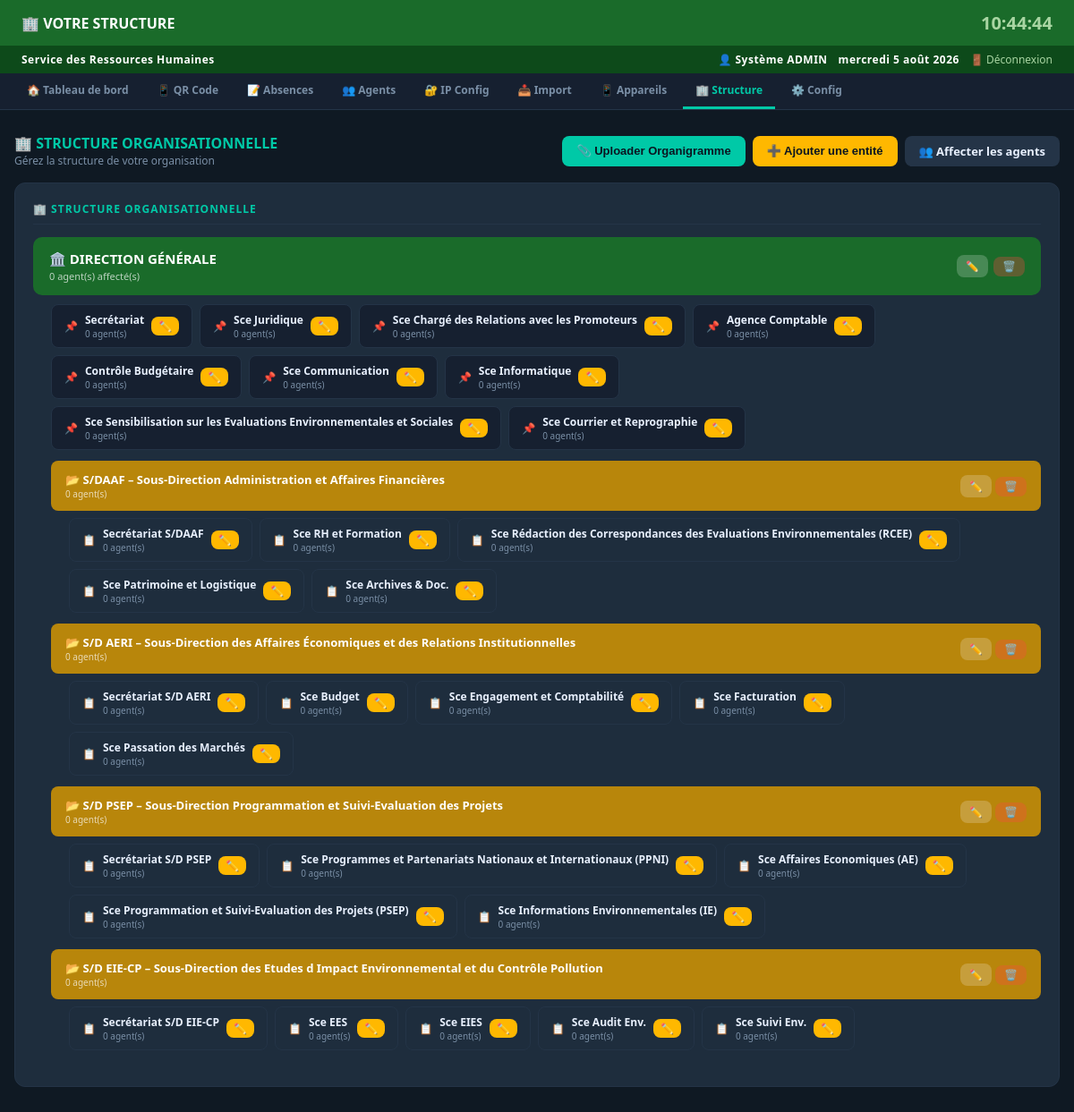
Screenshot of /organigramme (signed in) with the database file from the repository.
### tables this page shows
CREATE TABLE config (
                cle TEXT PRIMARY KEY, valeur TEXT
            );

CREATE TABLE structure_org (
        id INTEGER PRIMARY KEY AUTOINCREMENT,
        nom TEXT NOT NULL,
        type TEXT NOT NULL,  -- direction, sous_direction, service, departement
        parent_id INTEGER DEFAULT NULL,
        description TEXT DEFAULT '',
        ordre INTEGER DEFAULT 0,
        actif INTEGER DEFAULT 1,
        date_creation TEXT DEFAULT (datetime('now','localtime')),
        FOREIGN KEY (parent_id) REFERENCES structure_org(id)
    );

### app.py (the view)
@app.route("/organigramme")
@admin_required
def organigramme():
    with get_conn() as conn:
        conn.execute("""CREATE TABLE IF NOT EXISTS organigrammes (
            id INTEGER PRIMARY KEY AUTOINCREMENT,
            nom TEXT NOT NULL, fichier_path TEXT NOT NULL,
            type_fichier TEXT DEFAULT 'image',
            date_upload TEXT DEFAULT (datetime('now','localtime'))
        )""")
        conn.commit()
        orgs = [dict(r) for r in conn.execute(
            "SELECT * FROM organigrammes ORDER BY date_upload DESC").fetchall()]
    structure, all_items = get_structure_tree()
    return render_template("organigramme.html",
        structure=structure, organigrammes=orgs, all_structure=all_items)

### app.py (called while the page is built)
def get_conn():
    conn = sqlite3.connect(DB_PATH)
    conn.row_factory = sqlite3.Row
    conn.execute("PRAGMA journal_mode=WAL")
    return conn

def get_config():
    with get_conn() as conn:
        return {r["cle"]:r["valeur"] for r in conn.execute("SELECT * FROM config").fetchall()}

def admin_required(f):
    @wraps(f)
    def decorated(*args, **kwargs):
        if "user_id" not in session:
            return redirect(url_for("login"))
        if session.get("user_role") != "admin":
            flash("Accès réservé aux administrateurs.","error")
            return redirect(url_for("dashboard"))
        return f(*args, **kwargs)
    return decorated

@app.context_processor
def inject_config():
    cfg = get_config()
    return {"cfg": cfg, "current_user": session.get("user_nom",""),
            "current_role": session.get("user_role",""),
            "is_admin": session.get("user_role")=="admin"}

### templates/organigramme.html (shortened to what this page needs)
{% extends "base.html" %}
{% block content %}
<main>
<div style="display:flex;align-items:center;justify-content:space-between;margin-bottom:16px;flex-wrap:wrap;gap:10px">
  <div>
    <h2 style="font-size:16px;font-weight:700;color:var(--accent)">🏢 STRUCTURE ORGANISATIONNELLE</h2>
    <div style="font-size:12px;color:var(--text-dim)">Gérez la structure de votre organisation</div>
  </div>
  <div style="display:flex;gap:8px;flex-wrap:wrap">
    <button onclick="document.getElementById('modalUpload').style.display='flex'"
            class="btn btn-primary">📎 Uploader Organigramme</button>
    <button onclick="document.getElementById('modalAdd').style.display='flex'"
            class="btn btn-warning">➕ Ajouter une entité</button>
    <a href="{{ url_for('agents') }}" class="btn btn-dim">👥 Affecter les agents</a>
  </div>
</div>
<div class="card">
  <div class="card-title">🏢 STRUCTURE ORGANISATIONNELLE</div>
  {% for direction in structure %}
  <div style="margin-bottom:20px">
    <div style="background:var(--green, #1A6B2A);border-radius:10px;padding:14px 18px;
                display:flex;align-items:center;justify-content:space-between;margin-bottom:10px">
      <div>
        <div style="font-size:15px;font-weight:700;color:white">🏛️ {{ direction.nom }}</div>
        <div style="font-size:11px;color:rgba(255,255,255,.7);margin-top:2px">
          {{ direction.nb_agents }} agent(s) affecté(s)
        </div>
      </div>
      <div style="display:flex;gap:6px">
        <a href="{{ url_for('modifier_structure', sid=direction.id) }}"
           class="btn btn-sm" style="background:rgba(255,255,255,.2);color:white;border:none">✏️</a>
        <form method="post" action="{{ url_for('supprimer_structure', sid=direction.id) }}"
              onsubmit="return confirm('Supprimer ?')" style="display:inline">
          <button type="submit" class="btn btn-sm"
                  style="background:rgba(255,68,68,.3);color:white;border:none">🗑️</button>
        </form>
      </div>
    </div>
    {% if direction.services %}
    <div style="margin-left:20px;margin-bottom:12px;display:flex;flex-wrap:wrap;gap:8px">
      {% for s in direction.services %}
      <div style="background:var(--panel);border:1px solid var(--border);border-radius:8px;
                  padding:8px 14px;font-size:12px;display:flex;align-items:center;gap:8px">
        <span style="color:var(--accent)">📌</span>
        <div>
          <div style="font-weight:600;color:var(--text)">{{ s.nom }}</div>
          <div style="font-size:10px;color:var(--text-dim)">{{ s.nb_agents }} agent(s)</div>
        </div>
        <a href="{{ url_for('modifier_structure', sid=s.id) }}"
           class="btn btn-sm btn-warning" style="padding:2px 8px">✏️</a>
      </div>
      {% endfor %}
    </div>
    {% endif %}
    {% for sd in direction.sous_directions %}
    <div style="margin-left:20px;margin-bottom:12px">
      <div style="background:#B8860B;border-radius:8px;padding:12px 16px;
                  display:flex;align-items:center;justify-content:space-between;margin-bottom:8px">
        <div>
          <div style="font-size:13px;font-weight:700;color:white">📂 {{ sd.nom }}</div>
          <div style="font-size:10px;color:rgba(255,255,255,.7)">{{ sd.nb_agents }} agent(s)</div>
        </div>
        <div style="display:flex;gap:4px">
          <a href="{{ url_for('modifier_structure', sid=sd.id) }}"
             class="btn btn-sm" style="background:rgba(255,255,255,.2);color:white;border:none">✏️</a>
          <form method="post" action="{{ url_for('supprimer_structure', sid=sd.id) }}"
                onsubmit="return confirm('Supprimer ?')" style="display:inline">
            <button type="submit" class="btn btn-sm"
                    style="background:rgba(255,68,68,.3);color:white;border:none">🗑️</button>
          </form>
        </div>
      </div>
      {% if sd.services %}
      <div style="margin-left:20px;display:flex;flex-wrap:wrap;gap:8px">
        {% for s in sd.services %}
        <div style="background:var(--card);border:1px solid var(--border);border-radius:8px;
                    padding:8px 14px;font-size:12px;display:flex;align-items:center;gap:8px">
          <span style="color:#B8860B">📋</span>
          <div>
            <div style="font-weight:600;color:var(--text)">{{ s.nom }}</div>
            <div style="font-size:10px;color:var(--text-dim)">{{ s.nb_agents }} agent(s)</div>
          </div>
          <a href="{{ url_for('modifier_structure', sid=s.id) }}"
             class="btn btn-sm btn-warning" style="padding:2px 8px">✏️</a>
        </div>
        {% endfor %}
      </div>
      {% endif %}
    </div>
    {% endfor %}
  </div>
  {% endfor %}
</div>
</main>
{% endblock %}

### templates/base.html (shortened to what this page needs)
<!DOCTYPE html>
<html lang="fr">
<head>
</head>
<body>
<div class="header-text">
  <h1>🏢 {{ cfg.structure_nom }}</h1>
  <div class="header-time" id="clock">--:--:--</div>
</div>
<div class="service-bar">
  <span>{{ cfg.structure_service }}</span>
  <div class="user-info">
    <span>👤 {{ current_user }}</span>
    <span id="date-str"></span>
    <a href="{{ url_for('logout') }}">🚪 Déconnexion</a>
  </div>
</div>
<nav>
  <a href="{{ url_for('dashboard') }}" class="{{ 'active' if request.endpoint=='dashboard' }}">🏠 Tableau de bord</a>
  <a href="{{ url_for('pointage_qr') }}" class="{{ 'active' if request.endpoint=='pointage_qr' }}" target="_blank">📱 QR Code</a>
  <a href="{{ url_for('absences') }}" class="{{ 'active' if request.endpoint=='absences' }}">📝 Absences</a>
  <a href="{{ url_for('agents') }}" class="{{ 'active' if request.endpoint=='agents' }}">👥 Agents</a>
  {% if is_admin %}
  <a href="{{ url_for('config_ip') }}" class="{{ 'active' if request.endpoint=='config_ip' }}">🔐 IP Config</a>
  <a href="{{ url_for('importer_agents') }}" class="{{ 'active' if request.endpoint=='importer_agents' }}">📥 Import</a>
  <a href="{{ url_for('appareils') }}" class="{{ 'active' if request.endpoint in ['appareils','appareils_exclus'] }}">📱 Appareils</a>
  <a href="{{ url_for('organigramme') }}" class="{{ 'active' if request.endpoint in ['organigramme','modifier_structure'] }}">🏢 Structure</a>
  <a href="{{ url_for('configuration') }}" class="{{ 'active' if request.endpoint=='configuration' }}">⚙️ Config</a>
  {% endif %}
</nav>
{% block content %}{% endblock %}
</body>
</html>

### templates/base.html (style rules this page uses)
* { box-sizing:border-box;margin:0;padding:0 }
:root { --green:#1A6B2A;--green-dark:#0D4A1A;--accent:#00C9A7;--bg:#0F1923;--panel:#162030;--card:#1E2D3D;--border:#243447;--text:#E8F0FE;--text-dim:#7A8FA6;--danger:#FF4444;--warning:#FFB800;--success:#4CAF50;--orange:#FF6B35 }
body { font-family:'Segoe UI',Arial,sans-serif;background:var(--bg);color:var(--text);min-height:100vh }
.header-text { background:var(--green);padding:12px 24px;display:flex;justify-content:space-between;align-items:center }
.header-text h1 { font-size:16px;font-weight:700;color:white }
.header-time { font-size:20px;font-weight:700;color:#A8D5A2 }
.service-bar { background:var(--green-dark);padding:7px 24px;display:flex;justify-content:space-between;align-items:center;font-size:12px }
.service-bar span { color:white;font-weight:700;letter-spacing:.5px }
.service-bar .user-info { color:#A8D5A2;display:flex;gap:12px;align-items:center }
.service-bar a { color:#A8D5A2;text-decoration:none }
nav { background:var(--panel);border-bottom:1px solid var(--border);display:flex;align-items:center;gap:4px;padding:0 16px;overflow-x:auto }
nav a { display:flex;align-items:center;gap:6px;color:var(--text-dim);text-decoration:none;padding:10px 14px;font-size:12px;font-weight:600;border-bottom:3px solid transparent;white-space:nowrap;transition:all .2s }
nav a.active { color:var(--accent);border-bottom-color:var(--accent) }
main { padding:16px }
.card { background:var(--card);border-radius:12px;border:1px solid var(--border);padding:20px;margin-bottom:16px }
.card-title { font-size:12px;font-weight:700;color:var(--accent);text-transform:uppercase;letter-spacing:1px;margin-bottom:14px;padding-bottom:8px;border-bottom:1px solid var(--border) }
.btn { display:inline-flex;align-items:center;gap:6px;padding:8px 16px;border-radius:8px;border:none;font-size:13px;font-weight:600;cursor:pointer;text-decoration:none;transition:all .2s;white-space:nowrap }
.btn-primary { background:var(--accent);color:#0A1520 }
.btn-warning { background:var(--warning);color:#0A1520 }
.btn-dim { background:var(--border);color:var(--text) }
.btn-sm { padding:4px 10px;font-size:12px }

### rows the page displays
config: structure_nom "VOTRE STRUCTURE"
config: structure_service "Service des Ressources Humaines"
structure_org: nom "DIRECTION GÉNÉRALE", nb_agents "0"
structure_org: nom "Secrétariat", nb_agents "0"
structure_org: nom "Sce Juridique", nb_agents "0"
structure_org: nom "Sce Chargé des Relations avec les Promoteurs", nb_agents "0"
structure_org: nom "Agence Comptable", nb_agents "0"
structure_org: nom "Contrôle Budgétaire", nb_agents "0"
structure_org: nom "Sce Communication", nb_agents "0"
structure_org: nom "Sce Informatique", nb_agents "0"
structure_org: nom "Sce Sensibilisation sur les Evaluations Environnementales et Sociales", nb_agents "0"
structure_org: nom "Sce Courrier et Reprographie", nb_agents "0"
structure_org: nom "S/DAAF – Sous-Direction Administration et Affaires Financières", nb_agents "0"
structure_org: nom "Secrétariat S/DAAF", nb_agents "0"
structure_org: nom "Sce RH et Formation", nb_agents "0"
structure_org: nom "Sce Rédaction des Correspondances des Evaluations Environnementales (RCEE)", nb_agents "0"
structure_org: nom "Sce Patrimoine et Logistique", nb_agents "0"
structure_org: nom "Sce Archives & Doc.", nb_agents "0"
structure_org: nom "S/D AERI – Sous-Direction des Affaires Économiques et des Relations Institutionnelles", nb_agents "0"
structure_org: nom "Secrétariat S/D AERI", nb_agents "0"
structure_org: nom "Sce Budget", nb_agents "0"
structure_org: nom "Sce Engagement et Comptabilité", nb_agents "0"
structure_org: nom "Sce Facturation", nb_agents "0"
structure_org: nom "Sce Passation des Marchés", nb_agents "0"
structure_org: nom "S/D PSEP – Sous-Direction Programmation et Suivi-Evaluation des Projets", nb_agents "0"
structure_org: nom "Secrétariat S/D PSEP", nb_agents "0"
structure_org: nom "Sce Programmes et Partenariats Nationaux et Internationaux (PPNI)", nb_agents "0"
structure_org: nom "Sce Affaires Economiques (AE)", nb_agents "0"
structure_org: nom "Sce Programmation et Suivi-Evaluation des Projets (PSEP)", nb_agents "0"
structure_org: nom "Sce Informations Environnementales (IE)", nb_agents "0"
structure_org: nom "S/D EIE-CP – Sous-Direction des Etudes d Impact Environnemental et du Contrôle Pollution", nb_agents "0"
structure_org: nom "Secrétariat S/D EIE-CP", nb_agents "0"
structure_org: nom "Sce EES", nb_agents "0"
structure_org: nom "Sce EIES", nb_agents "0"
structure_org: nom "Sce Audit Env.", nb_agents "0"
structure_org: nom "Sce Suivi Env.", nb_agents "0"

### other values shown
{{ current_user }} "Système ADMIN"
